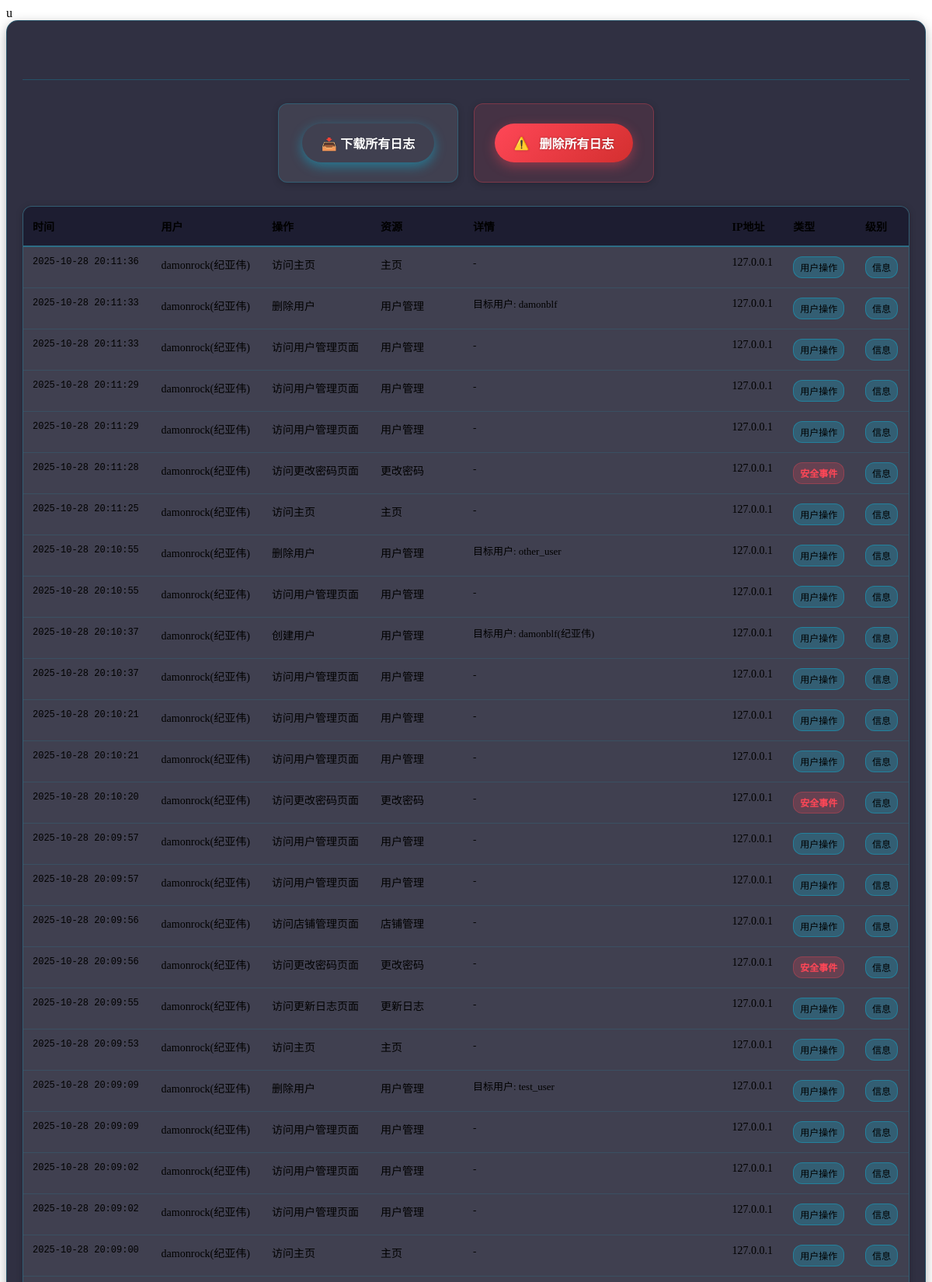
The page /admin/logs (signed in, upper part) on the database its author committed.
### tables this page shows
CREATE TABLE "logs" (
                id INTEGER PRIMARY KEY AUTOINCREMENT,
                timestamp DATETIME DEFAULT (datetime('now', '+8 hours')),
                user_id INTEGER,
                username VARCHAR(50),
                action VARCHAR(100) NOT NULL,
                resource VARCHAR(100),
                details TEXT,
                ip_address VARCHAR(45),
                user_agent TEXT,
                log_type VARCHAR(20) DEFAULT 'user',
                level VARCHAR(10) DEFAULT 'info',
                FOREIGN KEY (user_id) REFERENCES users (id)
            );

### routes/admin.py (the view)
@admin_bp.route('/logs')
@login_required
@admin_required
def view_logs():
    from core.database import get_logs
    log_type = request.args.get('type', '')
    level = request.args.get('level', '')
    limit = int(request.args.get('limit', 100))
    logs = get_logs(
        limit=limit,
        log_type=log_type if log_type else None,
        level=level if level else None
    )
    return render_template('admin/logs_embed.html', logs=logs,
                         current_type=log_type, current_level=level, limit=limit)

### app.py (called while the page is built)
@app.template_filter('beijing_time')
def beijing_time_filter(timestamp):
    if not timestamp:
        return ""
    if isinstance(timestamp, str):
        try:
            dt = datetime.strptime(timestamp, '%Y-%m-%d %H:%M:%S')
        except ValueError:
            return timestamp
    else:
        dt = timestamp
    return dt.strftime('%Y-%m-%d %H:%M:%S')

### core/auth.py (called while the page is built, shortened)
def is_logged_in():
    return 'username' in session

def login_required(f):
    from functools import wraps
    @wraps(f)
    def decorated_function(*args, **kwargs):
        if not is_logged_in():
            return redirect(url_for('auth.login', next=request.url))
        return f(*args, **kwargs)
    return decorated_function

def admin_required(f):
    from functools import wraps
    @wraps(f)
    def decorated_function(*args, **kwargs):
        if not is_logged_in():
            return redirect(url_for('auth.login', next=request.url))
        return f(*args, **kwargs)
    return decorated_function

### core/database.py (called while the page is built)
def get_logs(limit=100, log_type=None, level=None, user_id=None):
    conn = get_db_connection()
    cursor = conn.cursor()
    query = "SELECT * FROM logs WHERE 1=1"
    params = []
    if log_type:
        query += " AND log_type = ?"
        params.append(log_type)
    if level:
        query += " AND level = ?"
        params.append(level)
    if user_id:
        query += " AND user_id = ?"
        params.append(user_id)
    query += " ORDER BY timestamp DESC LIMIT ?"
    params.append(limit)
    try:
        cursor.execute(query, params)
        logs = cursor.fetchall()
        return logs
    except Exception as e:
        print(f"获取日志失败: {e}")
        return []
    finally:
        conn.close()

### core/database_config.py (called while the page is built)
def get_db_connection():
    conn = sqlite3.connect(DB_PATH)
    conn.execute(f"PRAGMA temp_store = 2")  # 使用临时内存存储
    conn.execute("PRAGMA journal_mode = WAL")  # 使用WAL模式提高并发性能
    def beijing_now():
        """返回当前北京时间"""
        return datetime.strftime(datetime.now(), '%Y-%m-%d %H:%M:%S')
    conn.create_function("beijing_now", 0, beijing_now)
    conn.row_factory = sqlite3.Row  # 使结果可以通过列名访问
    return conn

### templates/admin/logs_embed.html (shortened to what this page needs)
u<div class="logs-management-embed">
    <div class="section-header">
        <h2> 系统日志</h2>
    </div>
    <div class="logs-actions-container">
        <div class="action-card">
            <button id="download-logs-btn" class="download-logs-btn">📥 下载所有日志</button>
        </div>
        <div class="action-card danger-zone">
            <button id="delete-all-logs-btn" class="delete-all-logs-btn">删除所有日志</button>
        </div>
    </div>
    <div class="logs-table-container">
        <table class="logs-table">
            <thead>
                <tr>
                    <th>时间</th>
                    <th>用户</th>
                    <th>操作</th>
                    <th>资源</th>
                    <th>详情</th>
                    <th>IP地址</th>
                    <th>类型</th>
                    <th>级别</th>
                </tr>
            </thead>
            <tbody>
                {% for log in logs %}
                <tr>
                    <td class="timestamp">{{ log.timestamp | beijing_time }}</td>
                    <td>{{ log.username or '-' }}</td>
                    <td>{{ log.action }}</td>
                    <td>{{ log.resource or '-' }}</td>
                    <td class="log-details">{{ log.details or '-' }}</td>
                    <td>{{ log.ip_address or '-' }}</td>
                    <td>
                        <span class="log-type-badge log-type-{{ log.log_type }}">
                            {{ {
                                'user': '用户操作',
                                'system': '系统事件',
                                'security': '安全事件'
                            }.get(log.log_type, log.log_type) }}
                        </span>
                    </td>
                    <td>
                        <span class="log-level-badge log-level-{{ log.level }}">
                            {{ {
                                'debug': '调试',
                                'info': '信息',
                                'warning': '警告',
                                'error': '错误',
                                'critical': '严重'
                            }.get(log.level, log.level) }}
                        </span>
                    </td>
                </tr>
                {% endfor %}
            </tbody>
        </table>
    </div>
</div>

### templates/admin/logs_embed.html (style rules this page uses)
.logs-management-embed { padding: 20px; background: rgba(26, 26, 46, 0.9); border: 1px solid rgba(0, 212, 255, 0.2); border-radius: 15px; box-shadow: 0 5px 15px rgba(0, 0, 0, 0.3); position: relative; }
.section-header { display: flex; justify-content: flex-start; align-items: center; margin-bottom: 30px; padding-bottom: 20px; border-bottom: 1px solid rgba(0, 212, 255, 0.2); }
.section-header h2 { color: var(--text-primary); margin: 0; font-size: 24px; font-weight: 600; background: linear-gradient(135deg, var(--neon-blue) 0%, var(--neon-purple) 100%); -webkit-background-clip: text; -webkit-text-fill-color: transparent; background-clip: text; display: flex; align-items: center; gap: 12px; }
.logs-actions-container { display: flex; gap: 20px; align-items: center; justify-content: center; margin-bottom: 30px; }
.action-card { background: rgba(255, 255, 255, 0.08); border-radius: 12px; padding: 25px; box-shadow: 0 2px 10px rgba(0, 0, 0, 0.2); border: 1px solid rgba(0, 212, 255, 0.2); text-align: center; min-width: 180px; }
.action-card.danger-zone { border: 1px solid rgba(255, 71, 87, 0.3); background: rgba(255, 71, 87, 0.1); }
.download-logs-btn { padding: 15px 25px; background: linear-gradient(135deg, var(--neon-blue) 0%, var(--neon-purple) 100%); color: white; border: none; border-radius: 25px; cursor: pointer; font-weight: 600; font-size: 16px; transition: all var(--transition-normal) ease; box-shadow: 0 5px 15px rgba(0, 212, 255, 0.4); display: inline-flex; align-items: center; gap: 8px; text-shadow: 0 0 2px rgba(0, 0, 0, 0.2); height: 50px; box-sizing: border-box; white-space: nowrap; }
.delete-all-logs-btn { padding: 15px 25px; background: linear-gradient(135deg, #ff4757 0%, #d32f2f 100%); color: white; border: none; border-radius: 25px; cursor: pointer; font-weight: 700; font-size: 16px; transition: all var(--transition-normal) ease; box-shadow: 0 5px 15px rgba(255, 71, 87, 0.4); display: inline-flex; align-items: center; gap: 8px; text-shadow: 0 0 3px rgba(0, 0, 0, 0.3); height: 50px; box-sizing: border-box; white-space: nowrap; position: relative; }
.delete-all-logs-btn::before { content: "⚠️"; margin-right: 5px; animation: pulse 2s infinite; }
.logs-table-container { background: rgba(255, 255, 255, 0.08); border-radius: 12px; overflow: hidden; box-shadow: 0 2px 10px rgba(0, 0, 0, 0.2); border: 1px solid rgba(0, 212, 255, 0.2); margin-bottom: 30px; }
.logs-table { width: 100%; border-collapse: collapse; font-size: 14px; }
.logs-table th { background: rgba(26, 26, 46, 0.9); padding: 15px 12px; text-align: left; font-weight: 600; color: var(--neon-blue); position: sticky; top: 0; z-index: 10; border-bottom: 2px solid rgba(0, 212, 255, 0.3); }
.logs-table td { padding: 12px; border-bottom: 1px solid rgba(0, 212, 255, 0.1); vertical-align: top; color: var(--text-primary); }
.logs-table tbody tr { transition: background-color 0.2s ease; }
.log-level-badge { display: inline-block; padding: 4px 8px; border-radius: 12px; font-size: 12px; font-weight: 500; text-transform: uppercase; }
.log-level-info { background: rgba(0, 212, 255, 0.2); color: var(--neon-blue); border: 1px solid rgba(0, 212, 255, 0.3); }
.log-type-badge { display: inline-block; padding: 4px 8px; border-radius: 12px; font-size: 12px; font-weight: 500; }
.log-type-user { background: rgba(0, 212, 255, 0.2); color: var(--neon-blue); border: 1px solid rgba(0, 212, 255, 0.3); }
.log-type-security { background: rgba(255, 71, 87, 0.2); color: #ff4757; border: 1px solid rgba(255, 71, 87, 0.3); font-weight: 600; text-shadow: 0 0 2px rgba(255, 71, 87, 0.2); }
.log-details { max-width: 300px; word-wrap: break-word; font-size: 13px; line-height: 1.4; }
.timestamp { font-family: 'Courier New', monospace; font-size: 12px; color: var(--text-secondary); }

### rows shown on the page
logs: timestamp|beijing_time "2025-10-28 20:11:36", username "damonrock(纪亚伟)", action "访问主页", resource "主页", details "-", ip_address "127.0.0.1", log_type "用户操作", level "信息"
logs: timestamp|beijing_time "2025-10-28 20:11:33", username "damonrock(纪亚伟)", action "删除用户", resource "用户管理", details "目标用户: damonblf", ip_address "127.0.0.1", log_type "用户操作", level "信息"
logs: timestamp|beijing_time "2025-10-28 20:11:33", username "damonrock(纪亚伟)", action "访问用户管理页面", resource "用户管理", details "-", ip_address "127.0.0.1", log_type "用户操作", level "信息"
logs: timestamp|beijing_time "2025-10-28 20:11:29", username "damonrock(纪亚伟)", action "访问用户管理页面", resource "用户管理", details "-", ip_address "127.0.0.1", log_type "用户操作", level "信息"
logs: timestamp|beijing_time "2025-10-28 20:11:29", username "damonrock(纪亚伟)", action "访问用户管理页面", resource "用户管理", details "-", ip_address "127.0.0.1", log_type "用户操作", level "信息"
logs: timestamp|beijing_time "2025-10-28 20:11:28", username "damonrock(纪亚伟)", action "访问更改密码页面", resource "更改密码", details "-", ip_address "127.0.0.1", log_type "安全事件", level "信息"
logs: timestamp|beijing_time "2025-10-28 20:11:25", username "damonrock(纪亚伟)", action "访问主页", resource "主页", details "-", ip_address "127.0.0.1", log_type "用户操作", level "信息"
logs: timestamp|beijing_time "2025-10-28 20:10:55", username "damonrock(纪亚伟)", action "删除用户", resource "用户管理", details "目标用户: other_user", ip_address "127.0.0.1", log_type "用户操作", level "信息"
logs: timestamp|beijing_time "2025-10-28 20:10:55", username "damonrock(纪亚伟)", action "访问用户管理页面", resource "用户管理", details "-", ip_address "127.0.0.1", log_type "用户操作", level "信息"
logs: timestamp|beijing_time "2025-10-28 20:10:37", username "damonrock(纪亚伟)", action "创建用户", resource "用户管理", details "目标用户: damonblf(纪亚伟)", ip_address "127.0.0.1", log_type "用户操作", level "信息"
logs: timestamp|beijing_time "2025-10-28 20:10:37", username "damonrock(纪亚伟)", action "访问用户管理页面", resource "用户管理", details "-", ip_address "127.0.0.1", log_type "用户操作", level "信息"
logs: timestamp|beijing_time "2025-10-28 20:10:21", username "damonrock(纪亚伟)", action "访问用户管理页面", resource "用户管理", details "-", ip_address "127.0.0.1", log_type "用户操作", level "信息"
logs: timestamp|beijing_time "2025-10-28 20:10:21", username "damonrock(纪亚伟)", action "访问用户管理页面", resource "用户管理", details "-", ip_address "127.0.0.1", log_type "用户操作", level "信息"
logs: timestamp|beijing_time "2025-10-28 20:10:20", username "damonrock(纪亚伟)", action "访问更改密码页面", resource "更改密码", details "-", ip_address "127.0.0.1", log_type "安全事件", level "信息"
logs: timestamp|beijing_time "2025-10-28 20:09:57", username "damonrock(纪亚伟)", action "访问用户管理页面", resource "用户管理", details "-", ip_address "127.0.0.1", log_type "用户操作", level "信息"
logs: timestamp|beijing_time "2025-10-28 20:09:57", username "damonrock(纪亚伟)", action "访问用户管理页面", resource "用户管理", details "-", ip_address "127.0.0.1", log_type "用户操作", level "信息"
logs: timestamp|beijing_time "2025-10-28 20:09:56", username "damonrock(纪亚伟)", action "访问店铺管理页面", resource "店铺管理", details "-", ip_address "127.0.0.1", log_type "用户操作", level "信息"
logs: timestamp|beijing_time "2025-10-28 20:09:56", username "damonrock(纪亚伟)", action "访问更改密码页面", resource "更改密码", details "-", ip_address "127.0.0.1", log_type "安全事件", level "信息"
logs: timestamp|beijing_time "2025-10-28 20:09:55", username "damonrock(纪亚伟)", action "访问更新日志页面", resource "更新日志", details "-", ip_address "127.0.0.1", log_type "用户操作", level "信息"
logs: timestamp|beijing_time "2025-10-28 20:09:53", username "damonrock(纪亚伟)", action "访问主页", resource "主页", details "-", ip_address "127.0.0.1", log_type "用户操作", level "信息"
logs: timestamp|beijing_time "2025-10-28 20:09:09", username "damonrock(纪亚伟)", action "删除用户", resource "用户管理", details "目标用户: test_user", ip_address "127.0.0.1", log_type "用户操作", level "信息"
logs: timestamp|beijing_time "2025-10-28 20:09:09", username "damonrock(纪亚伟)", action "访问用户管理页面", resource "用户管理", details "-", ip_address "127.0.0.1", log_type "用户操作", level "信息"
logs: timestamp|beijing_time "2025-10-28 20:09:02", username "damonrock(纪亚伟)", action "访问用户管理页面", resource "用户管理", details "-", ip_address "127.0.0.1", log_type "用户操作", level "信息"
logs: timestamp|beijing_time "2025-10-28 20:09:02", username "damonrock(纪亚伟)", action "访问用户管理页面", resource "用户管理", details "-", ip_address "127.0.0.1", log_type "用户操作", level "信息"
logs: timestamp|beijing_time "2025-10-28 20:09:00", username "damonrock(纪亚伟)", action "访问主页", resource "主页", details "-", ip_address "127.0.0.1", log_type "用户操作", level "信息"
